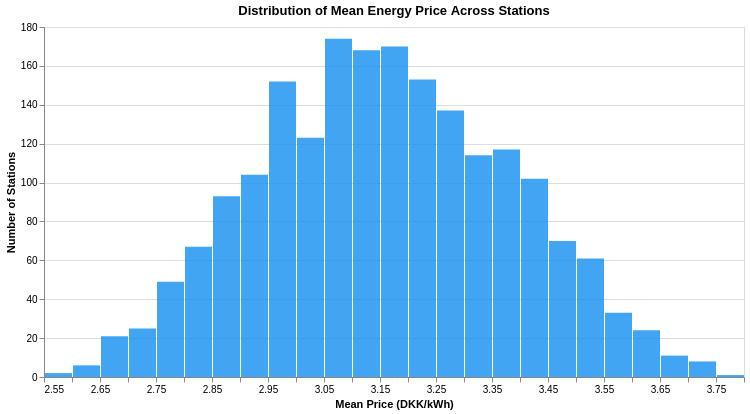

The notebook cell this image was saved under:
### Markdown cell above
## Price

### Code cell
# Distribution of mean price per station
price = station_analysis.price_stats(stations).to_pandas()

alt.Chart(price).mark_bar(color='#2196f3', opacity=0.85).encode(
    alt.X('MeanPrice:Q', bin=alt.Bin(maxbins=40), title='Mean Price (DKK/kWh)'),
    alt.Y('count()', title='Number of Stations'),
    tooltip=[
        alt.Tooltip('MeanPrice:Q', bin=alt.Bin(maxbins=40), title='Price Range'),
        alt.Tooltip('count()', title='Stations'),
    ]
).properties(
    title='Distribution of Mean Energy Price Across Stations',
    width=700, height=350
).interactive()

### Figure 1 — Vega specification as saved in the notebook (floating-point values rounded to 4 significant figures)
{"$schema": "https://vega.github.io/schema/vega/v6.json", "data": [{"name": "param_1e9efca18e7a2868_store"}, {"name": "source_0", "values": [{"__count": 117, "bin_maxbins_40_MeanPrice": 3.35, "bin_maxbins_40_MeanPrice_end": 3.4}, {"__count": 153, "bin_maxbins_40_MeanPrice": 3.2, "bin_maxbins_40_MeanPrice_end": 3.25}, {"__count": 114, "bin_maxbins_40_MeanPrice": 3.3, "bin_maxbins_40_MeanPrice_end": 3.35}, {"__count": 174, "bin_maxbins_40_MeanPrice": 3.05, "bin_maxbins_40_MeanPrice_end": 3.1}, {"__count": 61, "bin_maxbins_40_MeanPrice": 3.5, "bin_maxbins_40_MeanPrice_end": 3.55}, {"__count": 104, "bin_maxbins_40_MeanPrice": 2.9, "bin_maxbins_40_MeanPrice_end": 2.95}, {"__count": 49, "bin_maxbins_40_MeanPrice": 2.75, "bin_maxbins_40_MeanPrice_end": 2.8}, {"__count": 102, "bin_maxbins_40_MeanPrice": 3.4, "bin_maxbins_40_MeanPrice_end": 3.45}, {"__count": 70, "bin_maxbins_40_MeanPrice": 3.45, "bin_maxbins_40_MeanPrice_end": 3.5}, {"__count": 152, "bin_maxbins_40_MeanPrice": 2.95, "bin_maxbins_40_MeanPrice_end": 3.0}, {"__count": 168, "bin_maxbins_40_MeanPrice": 3.1, "bin_maxbins_40_MeanPrice_end": 3.15}, {"__count": 137, "bin_maxbins_40_MeanPrice": 3.25, "bin_maxbins_40_MeanPrice_end": 3.3}, {"__count": 170, "bin_maxbins_40_MeanPrice": 3.15, "bin_maxbins_40_MeanPrice_end": 3.2}, {"__count": 93, "bin_maxbins_40_MeanPrice": 2.85, "bin_maxbins_40_MeanPrice_end": 2.9}, {"__count": 123, "bin_maxbins_40_MeanPrice": 3.0, "bin_maxbins_40_MeanPrice_end": 3.05}, {"__count": 24, "bin_maxbins_40_MeanPrice": 3.6, "bin_maxbins_40_MeanPrice_end": 3.65}, {"__count": 33, "bin_maxbins_40_MeanPrice": 3.55, "bin_maxbins_40_MeanPrice_end": 3.6}, {"__count": 67, "bin_maxbins_40_MeanPrice": 2.8, "bin_maxbins_40_MeanPrice_end": 2.85}, {"__count": 25, "bin_maxbins_40_MeanPrice": 2.7, "bin_maxbins_40_MeanPrice_end": 2.75}, {"__count": 2, "bin_maxbins_40_MeanPrice": 2.55, "bin_maxbins_40_MeanPrice_end": 2.6}, {"__count": 21, "bin_maxbins_40_MeanPrice": 2.65, "bin_maxbins_40_MeanPrice_end": 2.7}, {"__count": 6, "bin_maxbins_40_MeanPrice": 2.6, "bin_maxbins_40_MeanPrice_end": 2.65}, {"__count": 8, "bin_maxbins_40_MeanPrice": 3.7, "bin_maxbins_40_MeanPrice_end": 3.75}, {"__count": 11, "bin_maxbins_40_MeanPrice": 3.65, "bin_maxbins_40_MeanPrice_end": 3.7}, {"__count": 1, "bin_maxbins_40_MeanPrice": 3.75, "bin_maxbins_40_MeanPrice_end": 3.8}]}, {"name": "source_0_y_domain___count", "values": [{"min": 1, "max": 174}]}], "signals": [{"name": "bin_maxbins_40_MeanPrice_bins", "value": {"fields": ["MeanPrice"], "fname": "bin_MeanPrice", "start": 2.55, "step": 0.05, "stop": 3.8}}, {"name": "unit", "value": {}, "on": [{"events": "pointermove", "update": "isTuple(group()) ? group() : unit"}]}, {"name": "param_1e9efca18e7a2868", "update": "vlSelectionResolve(\"param_1e9efca18e7a2868_store\", \"union\")"}, {"name": "param_1e9efca18e7a2868_MeanPrice", "on": [{"events": [{"source": "view", "type": "dblclick"}], "update": "null"}, {"events": {"signal": "param_1e9efca18e7a2868_translate_delta"}, "update": "panLinear(param_1e9efca18e7a2868_translate_anchor.extent_x, -param_1e9efca18e7a2868_translate_delta.x / width)"}, {"events": {"signal": "param_1e9efca18e7a2868_zoom_delta"}, "update": "zoomLinear(domain(\"x\"), param_1e9efca18e7a2868_zoom_anchor.x, param_1e9efca18e7a2868_zoom_delta)"}]}, {"name": "param_1e9efca18e7a2868_tuple", "on": [{"events": [{"signal": "param_1e9efca18e7a2868_MeanPrice"}], "update": "param_1e9efca18e7a2868_MeanPrice ? {unit: \"\", fields: param_1e9efca18e7a2868_tuple_fields, values: [param_1e9efca18e7a2868_MeanPrice]} : null"}]}, {"name": "param_1e9efca18e7a2868_tuple_fields", "value": [{"field": "MeanPrice", "channel": "x", "type": "R"}]}, {"name": "param_1e9efca18e7a2868_translate_anchor", "value": {}, "on": [{"events": [{"source": "scope", "type": "pointerdown"}], "update": "{x: x(unit), y: y(unit), extent_x: domain(\"x\")}"}]}, {"name": "param_1e9efca18e7a2868_translate_delta", "value": {}, "on": [{"events": [{"source": "window", "between": [{"source": "scope", "type": "pointerdown"}, {"source": "window", "type": "pointerup"}], "consume": true, "type": "pointermove"}], "update": "{x: param_1e9efca18e7a2868_translate_anchor.x - x(unit), y: param_1e9efca18e7a2868_translate_anchor.y - y(unit)}"}]}, {"name": "param_1e9efca18e7a2868_zoom_anchor", "on": [{"events": [{"source": "scope", "type": "wheel", "consume": true}], "update": "{x: invert(\"x\", x(unit)), y: invert(\"y\", y(unit))}"}]}, {"name": "param_1e9efca18e7a2868_zoom_delta", "on": [{"events": [{"source": "scope", "consume": true, "type": "wheel"}], "update": "pow(1.001, event.deltaY * pow(16, event.deltaMode))", "force": true}]}, {"name": "param_1e9efca18e7a2868_modify", "on": [{"events": {"signal": "param_1e9efca18e7a2868_tuple"}, "update": "modify(\"param_1e9efca18e7a2868_store\", param_1e9efca18e7a2868_tuple, true)"}]}], "marks": [{"type": "rect", "name": "marks", "from": {"data": "source_0"}, "encode": {"update": {"y2": {"value": 0, "scale": "y"}, "tooltip": {"signal": "{\"Price Range\": !isValid(datum[\"bin_maxbins_40_MeanPrice\"]) || !isFinite(+datum[\"bin_maxbins_40_MeanPrice\"]) ? \"null\" : format(datum[\"bin_maxbins_40_MeanPrice\"], \"\") + \" – \" + format(datum[\"bin_maxbins_40_MeanPrice_end\"], \"\"), \"Stations\": format(datum[\"__count\"], \"\")}"}, "opacity": {"value": 0.85}, "x": {"field": "bin_maxbins_40_MeanPrice_end", "scale": "x", "offset": {"signal": "0.5 + (abs(scale(\"x\", datum[\"bin_maxbins_40_MeanPrice_end\"]) - scale(\"x\", datum[\"bin_maxbins_40_MeanPrice\"])) < 0.25 ? 0.5 * (0.25 - (abs(scale(\"x\", datum[\"bin_maxbins_40_MeanPrice_end\"]) - scale(\"x\", datum[\"bin_maxbins_40_MeanPrice\"])))) : -0.5)"}}, "fill": {"value": "#2196f3"}, "y": {"field": "__count", "scale": "y"}, "x2": {"field": "bin_maxbins_40_MeanPrice", "scale": "x", "offset": {"signal": "0.5 + (abs(scale(\"x\", datum[\"bin_maxbins_40_MeanPrice_end\"]) - scale(\"x\", datum[\"bin_maxbins_40_MeanPrice\"])) < 0.25 ? -0.5 * (0.25 - (abs(scale(\"x\", datum[\"bin_maxbins_40_MeanPrice_end\"]) - scale(\"x\", datum[\"bin_maxbins_40_MeanPrice\"])))) : 0.5)"}}}}, "clip": true, "style": ["bar"], "interactive": true}], "scales": [{"name": "x", "type": "linear", "domain": {"signal": "[bin_maxbins_40_MeanPrice_bins.start, bin_maxbins_40_MeanPrice_bins.stop]"}, "range": [0, {"signal": "width"}], "bins": {"signal": "bin_maxbins_40_MeanPrice_bins"}, "domainRaw": {"signal": "param_1e9efca18e7a2868[\"MeanPrice\"]"}, "zero": false}, {"name": "y", "type": "linear", "domain": [{"signal": "(data(\"source_0_y_domain___count\")[0] || {}).min"}, {"signal": "(data(\"source_0_y_domain___count\")[0] || {}).max"}], "range": [{"signal": "height"}, 0], "zero": true, "nice": true}], "axes": [{"scale": "y", "minExtent": 0, "grid": true, "domain": false, "aria": false, "orient": "left", "labels": false, "maxExtent": 0, "tickCount": {"signal": "ceil(height/40)"}, "gridScale": "x", "ticks": false, "zindex": 0}, {"scale": "x", "title": "Mean Price (DKK/kWh)", "zindex": 0, "grid": false, "labelOverlap": true, "labelFlush": true, "orient": "bottom", "tickCount": {"signal": "ceil(width/10)"}}, {"scale": "y", "tickCount": {"signal": "ceil(height/40)"}, "grid": false, "title": "Number of Stations", "labelOverlap": true, "orient": "left", "zindex": 0}], "title": {"text": "Distribution of Mean Energy Price Across Stations", "frame": "group"}, "width": 700, "height": 350, "background": "white", "style": "cell", "padding": 5}
